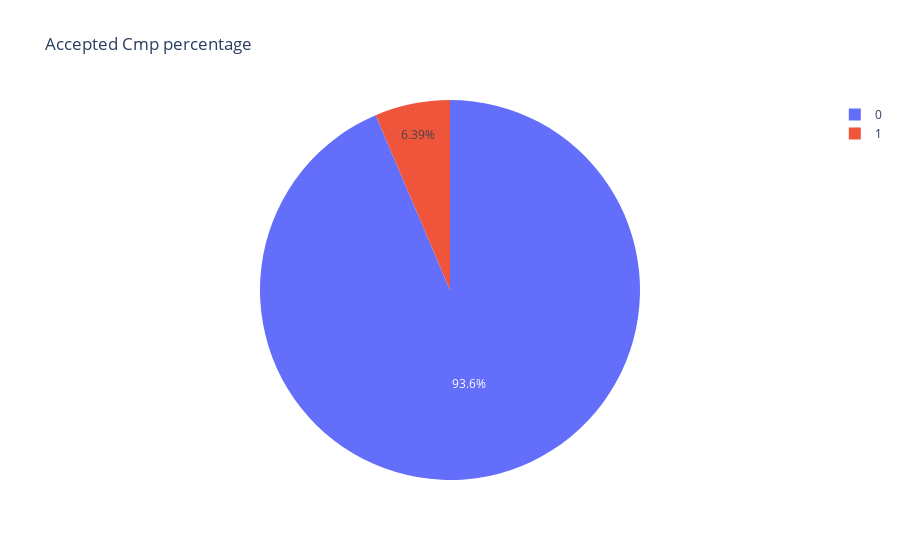
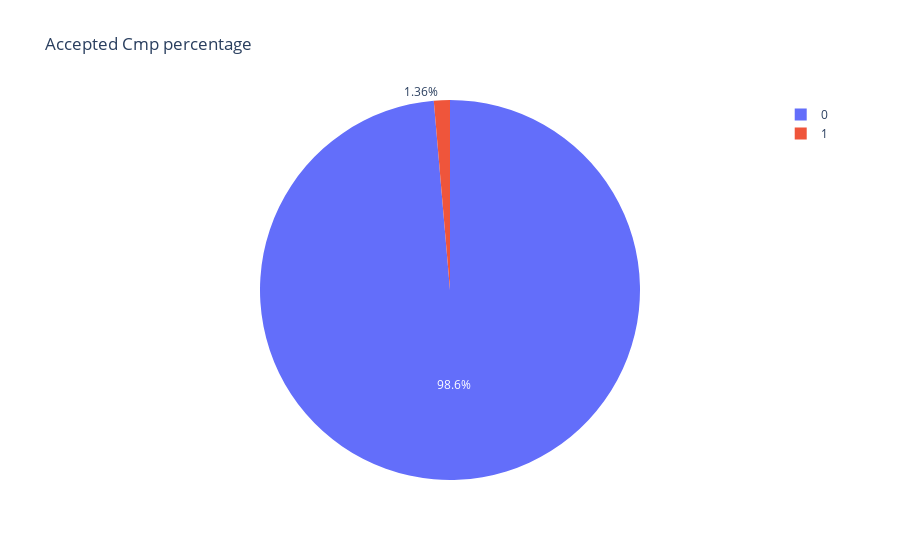
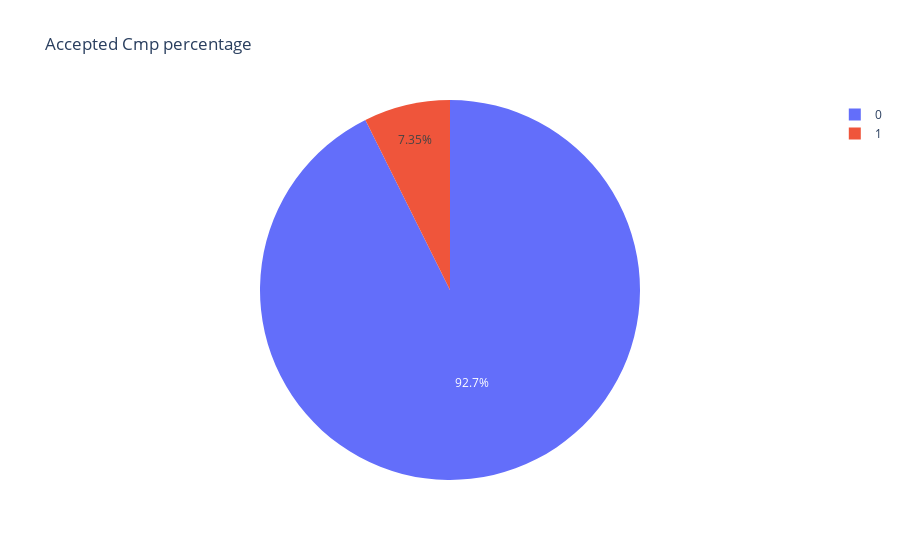
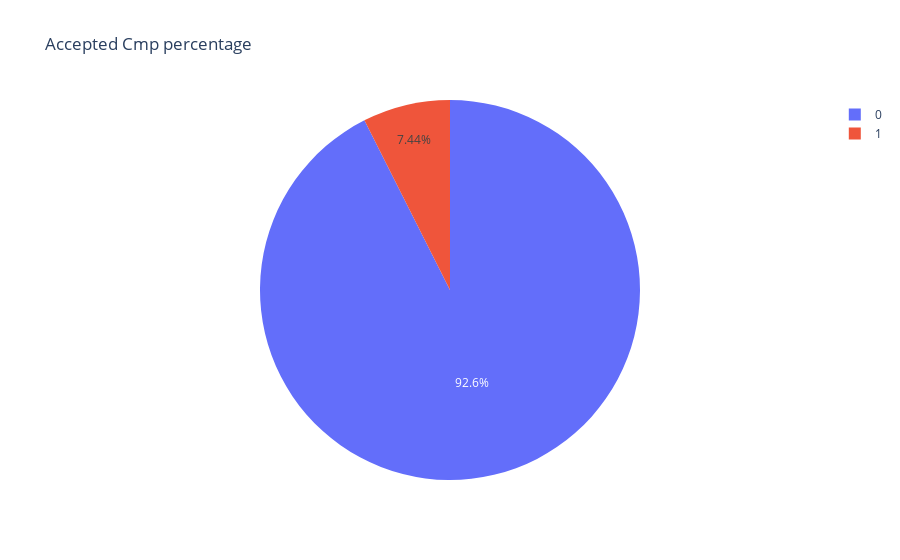

The notebook cell these images were saved under, in order:
### Code cell
liste = ['AcceptedCmp1','AcceptedCmp2','AcceptedCmp3', 'AcceptedCmp4', 'AcceptedCmp5']

for i in liste:
    fig = px.pie(df_bis, names=i, title='Accepted Cmp percentage')
    fig.show()

### Figure 1 — Plotly figure (JSON) as saved in the notebook; plotly's stock layout.template omitted (floating-point values rounded to 4 significant figures; data arrays with more than 128 entries replaced by an {"elided": "..."} marker saying what was removed)
{"data": [{"domain": {"x": [0, 1], "y": [0, 1]}, "hovertemplate": "AcceptedCmp1=%{label}<extra></extra>", "labels": {"elided": "2205 int values"}, "legendgroup": "", "name": "", "showlegend": true, "type": "pie"}], "layout": {"legend": {"tracegroupgap": 0}, "title": {"text": "Accepted Cmp percentage"}}}

### Figure 2 — Plotly figure (JSON) as saved in the notebook; plotly's stock layout.template omitted (floating-point values rounded to 4 significant figures; data arrays with more than 128 entries replaced by an {"elided": "..."} marker saying what was removed)
{"data": [{"domain": {"x": [0, 1], "y": [0, 1]}, "hovertemplate": "AcceptedCmp2=%{label}<extra></extra>", "labels": {"elided": "2205 int values"}, "legendgroup": "", "name": "", "showlegend": true, "type": "pie"}], "layout": {"legend": {"tracegroupgap": 0}, "title": {"text": "Accepted Cmp percentage"}}}

### Figure 3 — Plotly figure (JSON) as saved in the notebook; plotly's stock layout.template omitted (floating-point values rounded to 4 significant figures; data arrays with more than 128 entries replaced by an {"elided": "..."} marker saying what was removed)
{"data": [{"domain": {"x": [0, 1], "y": [0, 1]}, "hovertemplate": "AcceptedCmp3=%{label}<extra></extra>", "labels": {"elided": "2205 int values"}, "legendgroup": "", "name": "", "showlegend": true, "type": "pie"}], "layout": {"legend": {"tracegroupgap": 0}, "title": {"text": "Accepted Cmp percentage"}}}

### Figure 4 — Plotly figure (JSON) as saved in the notebook; plotly's stock layout.template omitted (floating-point values rounded to 4 significant figures; data arrays with more than 128 entries replaced by an {"elided": "..."} marker saying what was removed)
{"data": [{"domain": {"x": [0, 1], "y": [0, 1]}, "hovertemplate": "AcceptedCmp4=%{label}<extra></extra>", "labels": {"elided": "2205 int values"}, "legendgroup": "", "name": "", "showlegend": true, "type": "pie"}], "layout": {"legend": {"tracegroupgap": 0}, "title": {"text": "Accepted Cmp percentage"}}}
